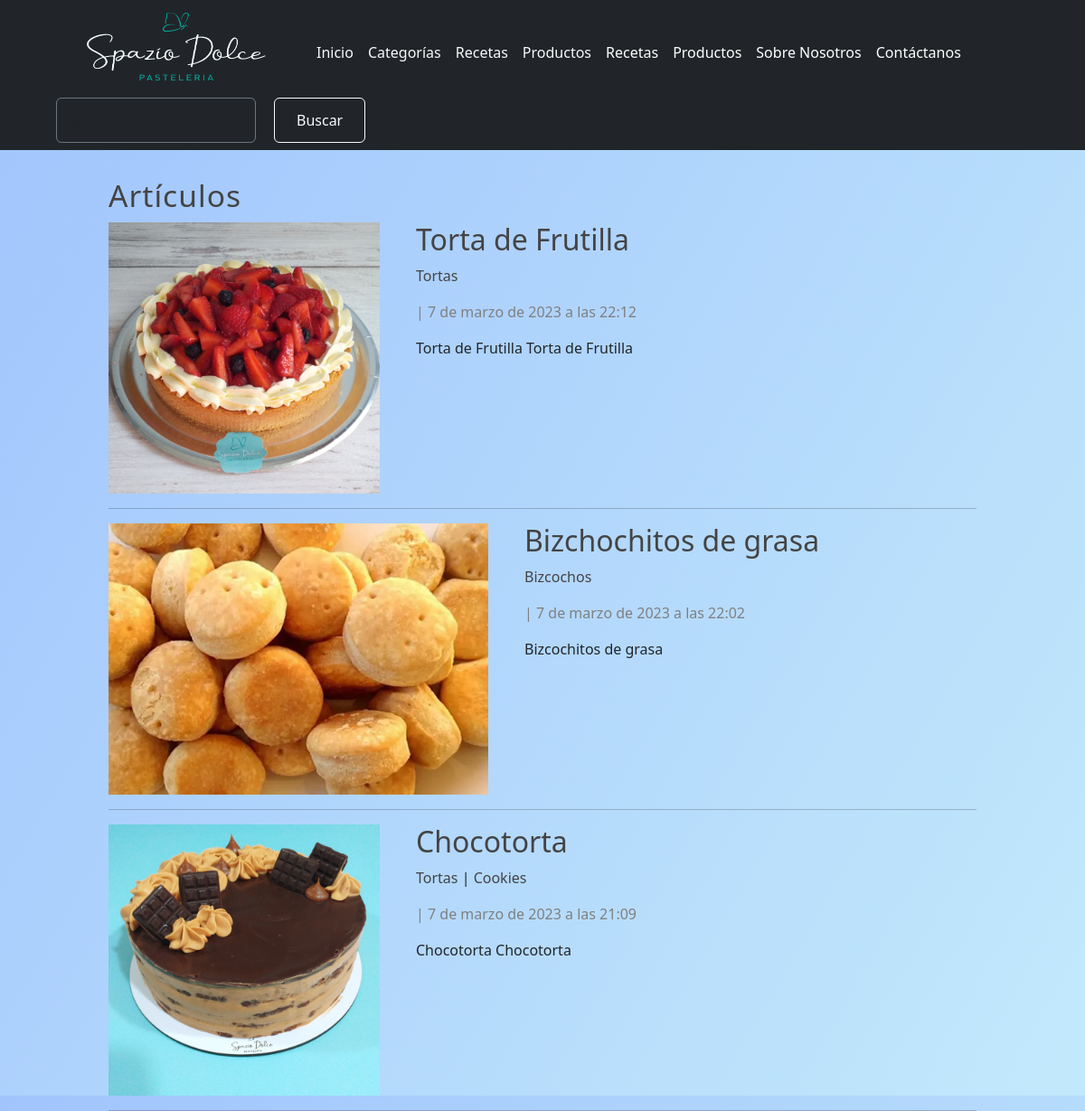
The app's page /articulos/, older data.
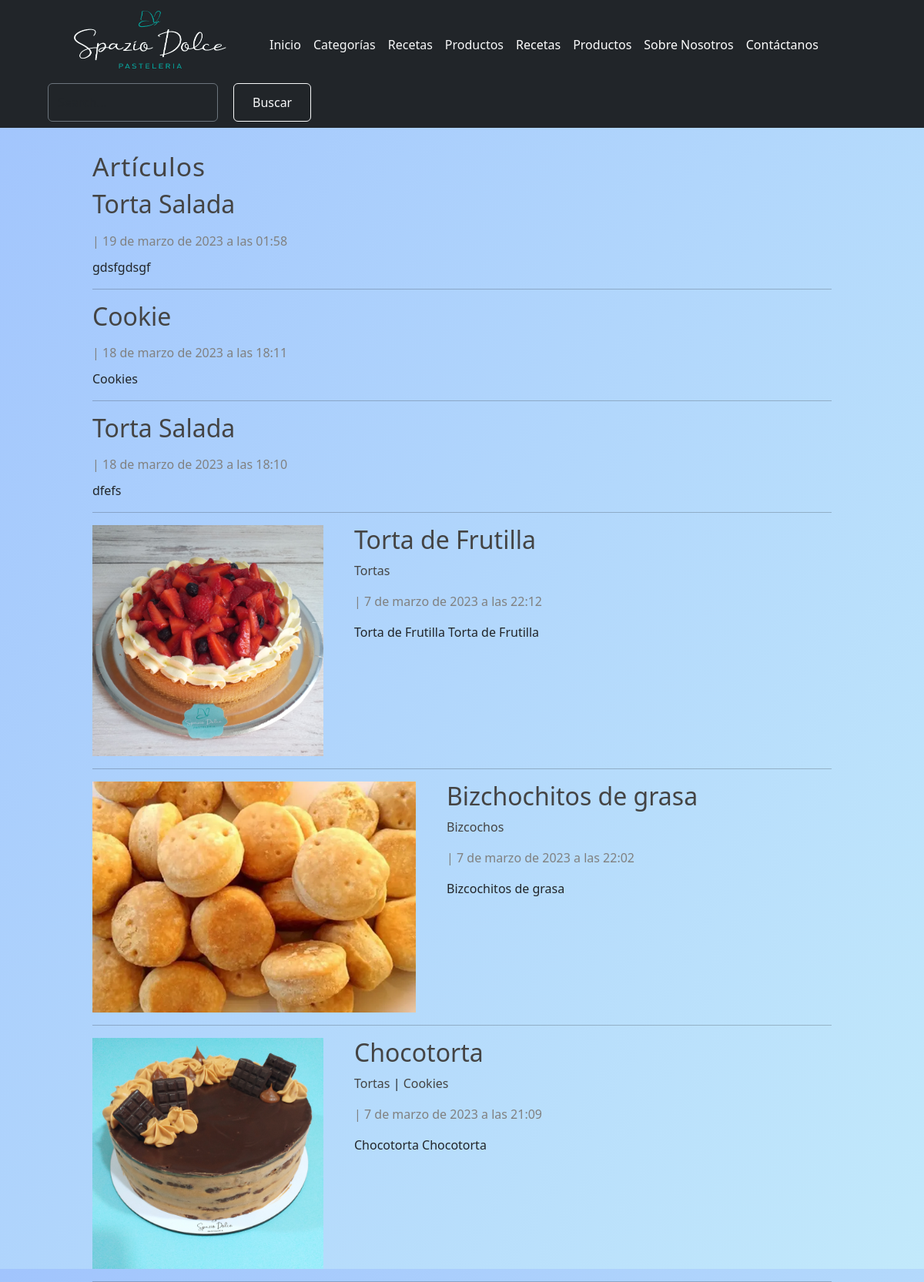
The same page, newer data.
### pages/models.py (models this page shows, shortened)
class Page(models.Model):
    title = models.CharField(max_length=50,verbose_name= 'Título')
    content = RichTextField(verbose_name= 'Contenido')
    slug = models.CharField(unique = True, max_length=150,verbose_name= 'URL amigable')
    order = models.IntegerField(default = 0, verbose_name='Orden')
    visible = models.BooleanField(verbose_name="Visible?")
    create_at = models.DateTimeField(auto_now_add=True,verbose_name="Creado el")
    update_at = models.DateTimeField(auto_now=True,verbose_name="Actualizado el")
    class Meta:
        verbose_name = 'Página'
        verbose_name_plural = 'Páginas'

### blog/models.py (models this page shows, shortened)
class Article(models.Model):
    title = models.CharField(max_length=150, verbose_name='Título')
    content = RichTextField(verbose_name='Contenido')
    image = models.ImageField(default = 'null', verbose_name='Imagen',upload_to="articles")
    public = models.BooleanField(verbose_name='Publicado?')
    categories = models.ManyToManyField(Category, verbose_name='Categorías', blank= True)
    created_at = models.DateTimeField(auto_now_add=True, verbose_name='Creado el')
    updated_at = models.DateTimeField(auto_now= True, verbose_name='Editado el')
    class Meta:
        verbose_name = 'Artículo'
        verbose_name_plural = 'Artículos'
        ordering = ['-created_at']

class Category(models.Model):
    name = models.CharField(max_length=100, verbose_name='Nombre')
    description = models.CharField(max_length=255,verbose_name='Descripción')
    created_at = models.DateTimeField(auto_now_add=True, verbose_name='Creado el')
    class Meta:
        verbose_name = 'Categoría'
        verbose_name_plural = 'Categorías'

### blog/views.py (the view)
# urls.py: path('articulos/', views.articles, name = 'list_articles'),
def articles(request):
    articles = Article.objects.all()
    return render(request,'articles/list.html',{
        'title' : 'Artículos',
        'articles' : articles,
    })

### blog/processor.py (called while the page is built)
def get_categories(request):
    categories_in_use = Article.objects.filter(public = True).values_list('categories',flat = True)
    categories = Category.objects.filter(id__in =categories_in_use).values_list('id','name')
    return {
        'categories' : categories,
        'categories_in_use' :categories_in_use
    }

### pages/context_processors.py (called while the page is built)
def get_pages(request):
    pages = Page.objects.filter(visible = True).order_by("order").values_list('id','title', 'slug')
    return {
        'pages' : pages
    }

### blog/templates/articles/list.html (shortened to what this page needs)
{% extends 'layouts/layout.html'%}
{%block content %}
<body class='body-list'>
    <h1 class ="title">{{title}}</h1>
    {% include 'articles/articles.html' %}
</body>
    {% endblock %}

### mainapp/templates/layouts/layout.html (shortened to what this page needs)
{% load static %}
<!DOCTYPE html>
<html lang="en">
<head>
    <link rel="stylesheet" href=" {% static 'css/bootstrap.min.css' %}" />
    <link rel="stylesheet" href=" {% static 'css/styles.css' %}" />
</head>
<body>
      <header class="p-2 text-bg-dark">
        <div class="container">
          <div class="d-flex flex-wrap align-items-center justify-content-start ">
      <a href="/" class=" text-light text-decoration-none ">
              <img class="logo" src="{% static 'images/logo2.png' %}">
            </a>
 <nav>
            <ul class="nav col-12 col-lg-auto me-lg-auto mb-2 justify-content-start mb-md-0">
              <li><a href="{% url 'index' %}" class="nav-link px-2 text-light">Inicio</a></li>
              <li><a href="{% url 'list_categorias' %}" class="nav-link px-2 text-light">Categorías</a></li>
              <li><a href="{% url 'list_articles' %}" class="nav-link px-2 text-light">Recetas</a></li>
              <li><a href="{% url 'list_productos' %}" class="nav-link px-2 text-light">Productos</a></li>
              {% for page in pages %}
              <li><a href="{% url 'page' page.2 %}" class="nav-link px-2 text-white">{{page.1}}</a></li>
              {% endfor %}
            </ul>
          </nav>
            <form class="col-12 col-lg-auto mb-3 mb-lg-0 me-lg-3 boton-search" role="search">
              <input type="search" class="form-control form-control-dark text-bg-dark" placeholder="Search..." aria-label="Search">
                 <button type="button" class="btn btn-outline-light me-2 boton">Buscar</button>
            </form>
          </div>
        </div>
      </header>
    <div id="content">
        <div class="box">
            {% block content %}{% endblock %}
        </div>
    </div>
</body>
</html>

### blog/templates/articles/articles.html (shortened to what this page needs)
{% for article in articles%}
<article class = "article-item">
    {% if article.image != 'null' and article.image.url|length >= 1 %}
        <div class ="image">
            <img src = "{{article.image.url}}" />
        </div>
    {% endif%}
    <div class = "data">
        <h2>
            <a href="{% url 'article' article.id %}">{{article.title}}</a>
            </h2>
        <p>
            {% for category in article.categories.all %}
               <a href="{% url 'category' category.id %}"> {{category.name}}</a>
                {% if forloop.counter < article.categories.all|length %}
                    {{'|'}}
                {% endif %}
            {% endfor %}
        </p>
        <span class="date">
            |
            {{article.created_at}}
        </span>
        <p>
            {{article.content|safe}}
        </p>
    </div>
    <div class= "clearfix"></div>
</article>
<hr>
{% endfor %}

Row changes from the older to the newer data that the page shows:
added Article: title "Torta Salada", created_at "19 de marzo de 2023 a las 01:58", content "gdsfgdsgf"
added Article: title "Cookie", created_at "18 de marzo de 2023 a las 18:11", content "Cookies"
added Article: title "Torta Salada", created_at "18 de marzo de 2023 a las 18:10", content "dfefs"
